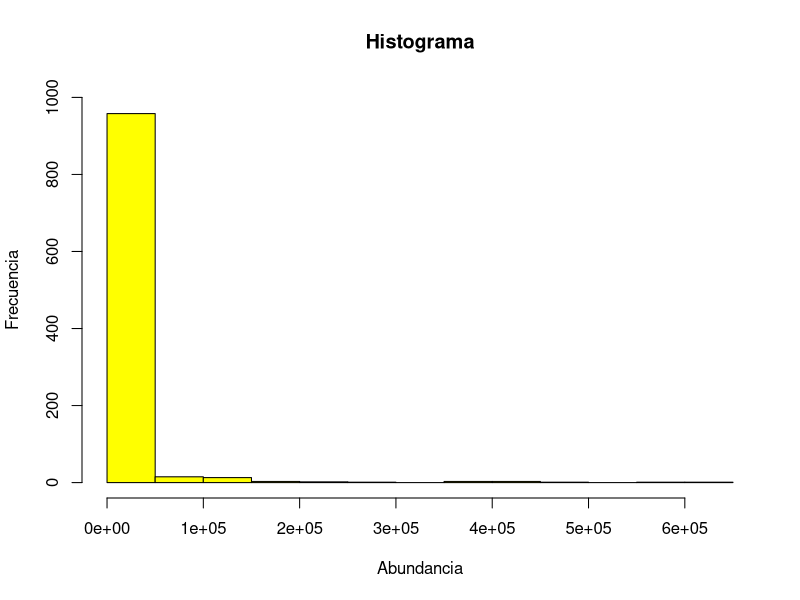
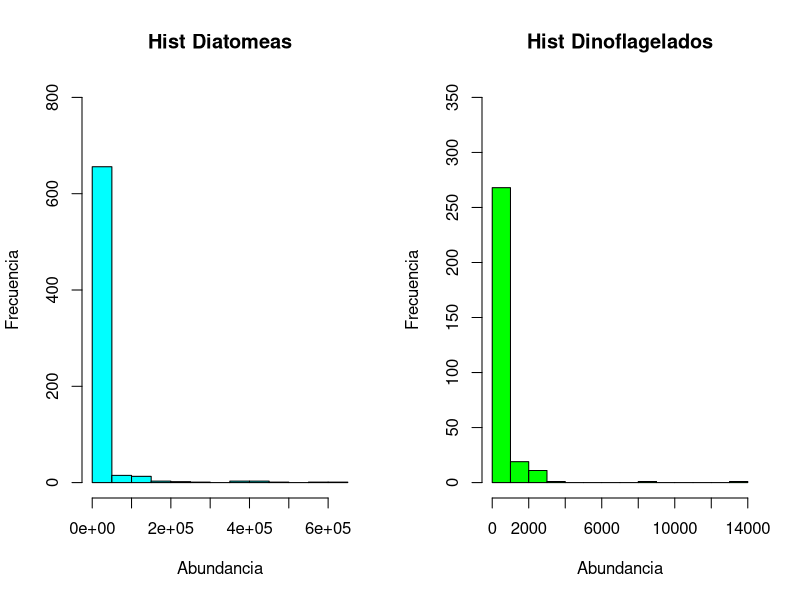
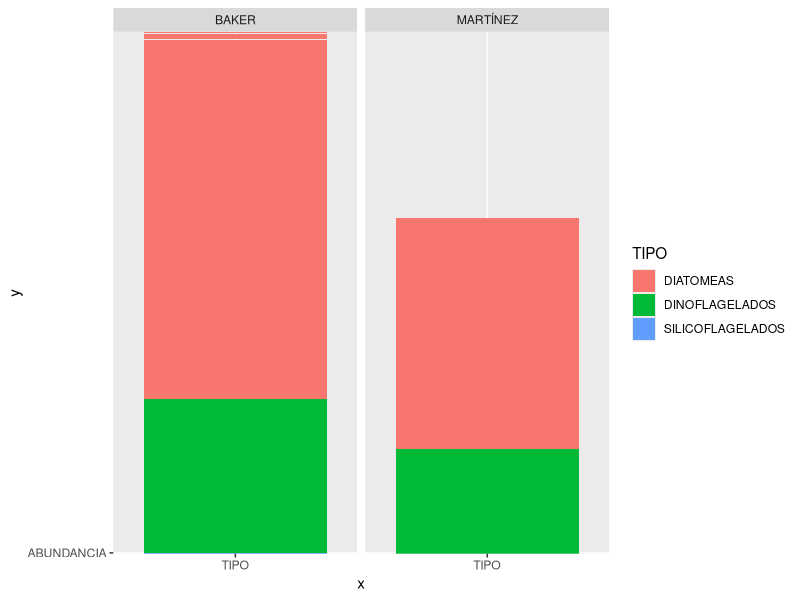

R code for these plots, in order:
## ---- chunk 1
knitr::opts_chunk$set(echo = FALSE)
#Cargar las librerías asociadas al trabajo de los datos
library(readxl)
library(graphics)
library(psych)
library(stats)
library(dplyr)
library(tidyr)
library(ggplot2)
## ---- chunk 2
#Montando la base de datos necesaria para realizar el análisis exploratorio
dat <- read_excel("BD_FITO_DIATOMEAS.xlsx")
#Debido a que al parecer es un real problema tener muchas observaciones en 0, cosa que para usar PRIMER si era muy útil, procederé a borrar aquellos registros que tengan abundancia ">0"
df2<-subset(dat, ABUNDANCIA!="0")
df2
## ---- chunk 3
#Haciendo las respectivas transformaciones a factor
df2$CANAL <- as.factor(df2$CANAL)
df2$ESTACIÓN <- as.factor(df2$ESTACIÓN)
df2$ESPECIE <- as.factor(df2$ESPECIE)
df2$PROFUNDIDAD <- as.factor(df2$PROFUNDIDAD)
df2$TIPO <- as.factor(df2$TIPO)
## ---- chunk 4
summary(df2)
head(df2)
str(df2)
## ---- chunk 5
#Averiguar si los datos se encuentran balanceados, o no

## ---- chunk 6
hist(df2$ABUNDANCIA, main= "Histograma", xlab= "Abundancia", ylab= "Frecuencia", ylim= c(0,1000),col="yellow")
## ---- chunk 7
#Aquí realizo un histograma
Diatomeas <- df2 %>% filter(TIPO=="DIATOMEAS")
Dinoflagelados <- df2 %>% filter(TIPO=="DINOFLAGELADOS")
par(mfrow = c(1,2))
hist(Diatomeas$ABUNDANCIA, main= "Hist Diatomeas", xlab= "Abundancia", ylab = "Frecuencia", ylim= c(0,800),col="cyan")
hist(Dinoflagelados$ABUNDANCIA, main= "Hist Dinoflagelados", xlab= "Abundancia", ylab= "Frecuencia", ylim= c(0,350),col="green")
## ---- chunk 8
#Sale un poco mejor como gráfico de barras
ggplot(df2, aes(x= 'TIPO', y= 'ABUNDANCIA', fill=TIPO))+
geom_col()+facet_wrap(~ CANAL)
## ---- chunk 9
#Acá, me gustaría poder sacar tablas de cada grupo
T_abu_DIATO <- df2 %>% filter(TIPO=="DIATOMEAS") %>% summarise(mean = mean(ABUNDANCIA), sd = sd(ABUNDANCIA), max(ABUNDANCIA), min (ABUNDANCIA))

knitr::kable(T_abu_DIATO, caption = "Tabla 1. Resumen de la abundancia de diatomeas")

T_abu_DINO <- df2 %>% filter(TIPO=="DINOFLAGELADOS") %>% summarise(mean = mean(ABUNDANCIA), sd = sd(ABUNDANCIA), max(ABUNDANCIA), min (ABUNDANCIA))

knitr::kable(T_abu_DINO, caption = "Tabla 2. Resumen de la abundancia de dinoflagelados")
## ---- chunk 10
Tabla_abu <- df2 %>% group_by(CANAL,PROFUNDIDAD,TIPO) %>% summarise(mean = mean(ABUNDANCIA), sd = sd(ABUNDANCIA), n=n())

knitr::kable(Tabla_abu, caption = "Tabla 1. Resumen de la abundancia de fitoplancton, por canal y profundidad")
